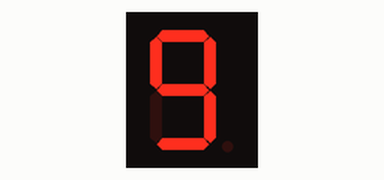
Bench run of a sketch on a simulated Arduino Uno, built with avr-gcc and run on an emulated ATmega328P. On the bench: 1-digit seven-segment display. Wiring (from diagram.json): 1-digit 7-segment display, segments lit when HIGH: segments pin 2, pin 3, pin 4, pin 5, pin 6, pin 7, pin 8. The segment pins are drawn as the display they are named for.

Above: at 0.1 s.
At 1.1 s:
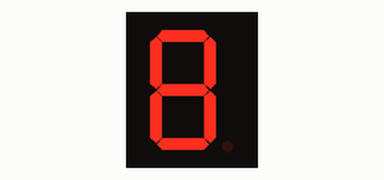
At 2.1 s:
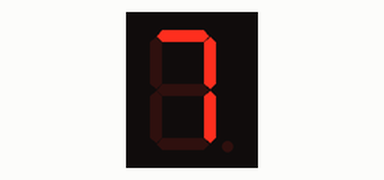
At 4.1 s:
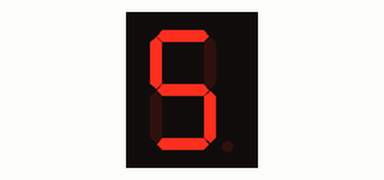
At 6.1 s:
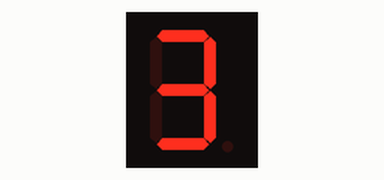
At 9.1 s:
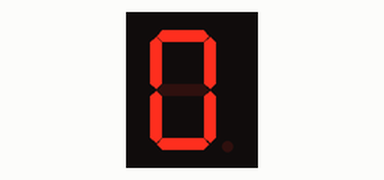

Measured:
- what the display in image 1 shows lasts 1.0 s, from 1.0 s to 2.0 s

The sketch:

code_way_2.ino
```cpp
//used cathode display
//use Design 1
int done = 0;


char digits[10][7] {
  "1111110",
  "0110000",
  "1101101",
  "1111001",
  "0110011",
  "1011011",
  "1011111",
  "1110000",
  "1111111",
  "1111011"
};


void setup() {
  customizePin();


}


void customizePin() {
  for (int i = 2 ; i <= 8 ; i++) {
    pinMode(i, OUTPUT);
  }
}


void setDigit(int digit) {
  int x = 0;
  for (int i = 2 ; i <= 8 ; i++) {
    digitalWrite(i, (int)(digits[digit][x] - '0') );
    x++;
  }
}


void reset() {
  for (int i = 2 ; i <= 8 ; i++) {
    digitalWrite(i, 0);
  }
}


void loop() {
  if (done == 0) {
    int i = 9;
    while (i >= 0) {
      setDigit(i--);
      delay(1000);
    }
    done++;
  }
  if (done == 1) {
    reset();
    done++;
  }
}
```
